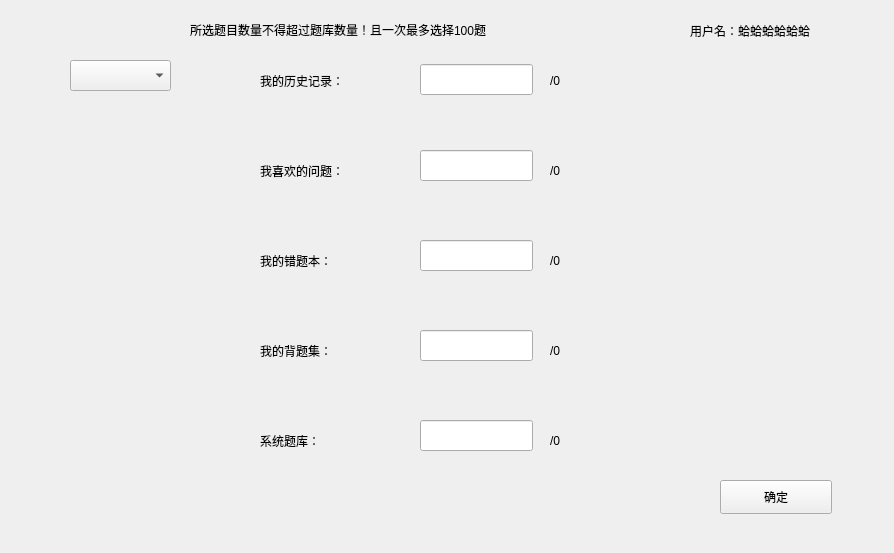
<?xml version="1.0" encoding="UTF-8"?>
<ui version="4.0">
 <class>PreForQuizForm</class>
 <widget class="QWidget" name="PreForQuizForm">
  <property name="geometry">
   <rect>
    <x>0</x>
    <y>0</y>
    <width>894</width>
    <height>553</height>
   </rect>
  </property>
  <property name="windowTitle">
   <string>小测验</string>
  </property>
  <widget class="QComboBox" name="comboBox">
   <property name="geometry">
    <rect>
     <x>70</x>
     <y>60</y>
     <width>101</width>
     <height>31</height>
    </rect>
   </property>
   <property name="font">
    <font>
     <family>Consolas</family>
     <pointsize>10</pointsize>
     <weight>9</weight>
     <italic>false</italic>
     <bold>false</bold>
    </font>
   </property>
   <property name="styleSheet">
    <string notr="true">font: 75 10pt &quot;Consolas&quot; rgb(241, 255, 235);</string>
   </property>
  </widget>
  <widget class="QLabel" name="historyLabel">
   <property name="geometry">
    <rect>
     <x>260</x>
     <y>60</y>
     <width>131</width>
     <height>41</height>
    </rect>
   </property>
   <property name="styleSheet">
    <string notr="true">font: 75 10pt &quot;Consolas&quot; rgb(241, 255, 235);</string>
   </property>
   <property name="text">
    <string>我的历史记录：</string>
   </property>
  </widget>
  <widget class="QLabel" name="favoriteLabel">
   <property name="geometry">
    <rect>
     <x>260</x>
     <y>150</y>
     <width>131</width>
     <height>41</height>
    </rect>
   </property>
   <property name="styleSheet">
    <string notr="true">font: 75 10pt &quot;Consolas&quot; rgb(241, 255, 235);</string>
   </property>
   <property name="text">
    <string>我喜欢的问题：</string>
   </property>
  </widget>
  <widget class="QLabel" name="wrongLabel">
   <property name="geometry">
    <rect>
     <x>260</x>
     <y>240</y>
     <width>131</width>
     <height>41</height>
    </rect>
   </property>
   <property name="styleSheet">
    <string notr="true">font: 75 10pt &quot;Consolas&quot; rgb(241, 255, 235);</string>
   </property>
   <property name="text">
    <string>我的错题本：</string>
   </property>
  </widget>
  <widget class="QLabel" name="reciteLabel">
   <property name="geometry">
    <rect>
     <x>260</x>
     <y>330</y>
     <width>131</width>
     <height>41</height>
    </rect>
   </property>
   <property name="styleSheet">
    <string notr="true">font: 75 10pt &quot;Consolas&quot; rgb(241, 255, 235);</string>
   </property>
   <property name="text">
    <string>我的背题集：</string>
   </property>
  </widget>
  <widget class="QLineEdit" name="historyLineEdit">
   <property name="geometry">
    <rect>
     <x>420</x>
     <y>64</y>
     <width>113</width>
     <height>31</height>
    </rect>
   </property>
   <property name="styleSheet">
    <string notr="true">font: 75 10pt &quot;Consolas&quot; rgb(241, 255, 235);</string>
   </property>
  </widget>
  <widget class="QLineEdit" name="favoriteLineEdit">
   <property name="geometry">
    <rect>
     <x>420</x>
     <y>150</y>
     <width>113</width>
     <height>31</height>
    </rect>
   </property>
   <property name="styleSheet">
    <string notr="true">font: 75 10pt &quot;Consolas&quot; rgb(241, 255, 235);</string>
   </property>
  </widget>
  <widget class="QLineEdit" name="wrongLineEdit">
   <property name="geometry">
    <rect>
     <x>420</x>
     <y>240</y>
     <width>113</width>
     <height>31</height>
    </rect>
   </property>
   <property name="styleSheet">
    <string notr="true">font: 75 10pt &quot;Consolas&quot; rgb(241, 255, 235);</string>
   </property>
  </widget>
  <widget class="QLineEdit" name="reciteLineEdit">
   <property name="geometry">
    <rect>
     <x>420</x>
     <y>330</y>
     <width>113</width>
     <height>31</height>
    </rect>
   </property>
   <property name="styleSheet">
    <string notr="true">font: 75 10pt &quot;Consolas&quot; rgb(241, 255, 235);</string>
   </property>
  </widget>
  <widget class="QLabel" name="historyNumberLabel">
   <property name="geometry">
    <rect>
     <x>550</x>
     <y>60</y>
     <width>91</width>
     <height>41</height>
    </rect>
   </property>
   <property name="styleSheet">
    <string notr="true">font: 75 10pt &quot;Consolas&quot; rgb(241, 255, 235);</string>
   </property>
   <property name="text">
    <string>/0</string>
   </property>
  </widget>
  <widget class="QLabel" name="originLabel">
   <property name="geometry">
    <rect>
     <x>260</x>
     <y>420</y>
     <width>131</width>
     <height>41</height>
    </rect>
   </property>
   <property name="styleSheet">
    <string notr="true">font: 75 10pt &quot;Consolas&quot; rgb(241, 255, 235);</string>
   </property>
   <property name="text">
    <string>系统题库：</string>
   </property>
  </widget>
  <widget class="QLineEdit" name="originLineEdit">
   <property name="geometry">
    <rect>
     <x>420</x>
     <y>420</y>
     <width>113</width>
     <height>31</height>
    </rect>
   </property>
   <property name="styleSheet">
    <string notr="true">font: 75 10pt &quot;Consolas&quot; rgb(241, 255, 235);</string>
   </property>
  </widget>
  <widget class="QLabel" name="favoriteNumberLabel">
   <property name="geometry">
    <rect>
     <x>550</x>
     <y>150</y>
     <width>91</width>
     <height>41</height>
    </rect>
   </property>
   <property name="styleSheet">
    <string notr="true">font: 75 10pt &quot;Consolas&quot; rgb(241, 255, 235);</string>
   </property>
   <property name="text">
    <string>/0</string>
   </property>
  </widget>
  <widget class="QLabel" name="wrongNumberLabel">
   <property name="geometry">
    <rect>
     <x>550</x>
     <y>240</y>
     <width>91</width>
     <height>41</height>
    </rect>
   </property>
   <property name="styleSheet">
    <string notr="true">font: 75 10pt &quot;Consolas&quot; rgb(241, 255, 235);</string>
   </property>
   <property name="text">
    <string>/0</string>
   </property>
  </widget>
  <widget class="QLabel" name="reciteNumberLabel">
   <property name="geometry">
    <rect>
     <x>550</x>
     <y>330</y>
     <width>91</width>
     <height>41</height>
    </rect>
   </property>
   <property name="styleSheet">
    <string notr="true">font: 75 10pt &quot;Consolas&quot; rgb(241, 255, 235);</string>
   </property>
   <property name="text">
    <string>/0</string>
   </property>
  </widget>
  <widget class="QLabel" name="originNumberLabel">
   <property name="geometry">
    <rect>
     <x>550</x>
     <y>420</y>
     <width>91</width>
     <height>41</height>
    </rect>
   </property>
   <property name="styleSheet">
    <string notr="true">font: 75 10pt &quot;Consolas&quot; rgb(241, 255, 235);</string>
   </property>
   <property name="text">
    <string>/0</string>
   </property>
  </widget>
  <widget class="QPushButton" name="confirmButton">
   <property name="geometry">
    <rect>
     <x>720</x>
     <y>480</y>
     <width>112</width>
     <height>34</height>
    </rect>
   </property>
   <property name="styleSheet">
    <string notr="true">font: 75 10pt &quot;Consolas&quot; rgb(241, 255, 235);</string>
   </property>
   <property name="text">
    <string>确定</string>
   </property>
  </widget>
  <widget class="QLabel" name="tipslabel">
   <property name="geometry">
    <rect>
     <x>190</x>
     <y>20</y>
     <width>461</width>
     <height>20</height>
    </rect>
   </property>
   <property name="styleSheet">
    <string notr="true">font: 9pt &quot;Consolas&quot; rgb(255, 14, 30);
</string>
   </property>
   <property name="text">
    <string>所选题目数量不得超过题库数量！且一次最多选择100题</string>
   </property>
  </widget>
  <widget class="QLabel" name="userNamelabel">
   <property name="geometry">
    <rect>
     <x>690</x>
     <y>10</y>
     <width>191</width>
     <height>41</height>
    </rect>
   </property>
   <property name="styleSheet">
    <string notr="true">font: 9pt &quot;Consolas&quot; rgb(255, 14, 30);</string>
   </property>
   <property name="text">
    <string>用户名：蛤蛤蛤蛤蛤蛤</string>
   </property>
  </widget>
 </widget>
 <resources/>
 <connections/>
</ui>
